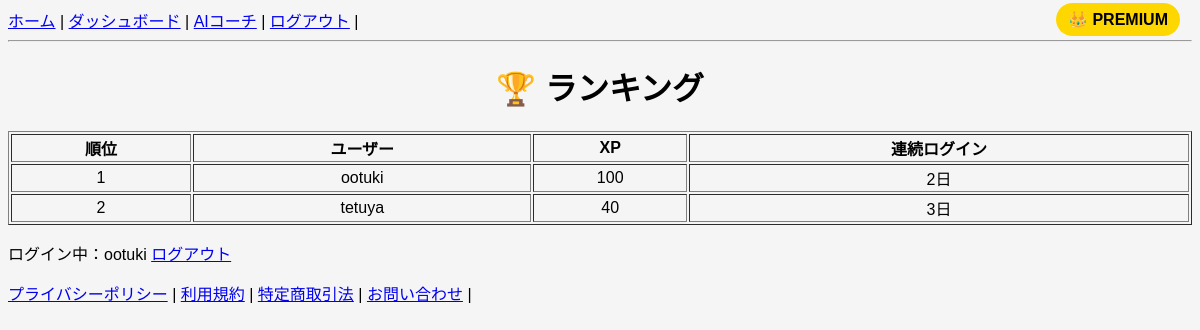
The app's page /ranking/ (signed in) with its own data.
### snippets/models.py (models this page shows, shortened)
class Profile(models.Model):
    user = models.OneToOneField(User, on_delete=models.CASCADE)
    is_premium = models.BooleanField(default=False)
    xp = models.IntegerField(default=0)
    level = models.IntegerField(default=1)
    streak = models.IntegerField(default=0)
    last_login_date = models.DateField(null=True, blank=True)
    streak_freeze = models.BooleanField(default=False)
    ai_count = models.IntegerField(default=0)

### snippets/views/ranking_views.py (the view)
# urls.py: path("ranking/", ranking, name="ranking"),
@login_required
def ranking(request):
    users = Profile.objects.all().order_by("-xp", "-is_premium")[:50]
    all_users = Profile.objects.all().order_by("-xp")
    rank = list(all_users).index(request.user.profile) + 1
    return render(request, "snippets/ranking.html", {
        "users": users
    })

### snippets/templates/snippets/ranking.html
{% extends "snippets/base.html" %}
{% block content %}
<h1>🏆 ランキング</h1>
<table border="1" style="width:100%;text-align:center;">
    <tr>
        <th>順位</th>
        <th>ユーザー</th>
        <th>XP</th>
        <th>連続ログイン</th>
    </tr>
    {% for user in users %}
    <tr>
        <td>{{ forloop.counter }}</td>
        <td>{{ user.user.username }}</td>
        <td>{{ user.xp }}</td>
        <td>{{ user.streak }}日</td>
    </tr>
    {% endfor %}
</table>
{% endblock %}

### snippets/templates/snippets/base.html (shortened to what this page needs)
<!DOCTYPE html>
<html>
<head>
</head>
<body>
<nav>
{% if user.is_authenticated %}
<a href="/">ホーム</a> |
<a href="/dashboard/">ダッシュボード</a> |
<a href="/ai-chat/">AIコーチ</a> |
<a href="/logout/">ログアウト</a> |
{% else %}
<a href="/">ホーム</a> |
<a href="/login/">ログイン</a> |
<a href="/signup/">新規登録</a> |
{% endif %}
</nav>
<hr>
{% block content %}
{% endblock %}
{% if user.is_authenticated %}
<p>
ログイン中：{{ user.username }}
<a href="/accounts/logout/">ログアウト</a>
</p>
{% endif %}
<div style="position:fixed;top:10px;right:20px;z-index:999;">
    {% if request.user.is_authenticated %}
        {% if request.user.profile.is_premium %}
            <span style="
                background:gold;
                color:black;
                padding:8px 12px;
                border-radius:20px;
                font-weight:bold;
            ">
                👑 PREMIUM
            </span>
        {% endif %}
    {% endif %}
</div>
<footer>
<a href="/privacy/">プライバシーポリシー</a> |
<a href="/terms/">利用規約</a> |
<a href="/legal/">特定商取引法</a> |
<a href="/contact/">お問い合わせ</a> |
</footer>
</body>
</html>

### snippets/templates/snippets/base.html (style rules this page uses)
body { font-family: Arial; background:#f5f5f5; }
h1 { text-align:center; }

### records on screen
Profile: user.username "ootuki", xp "100", streak "2"
Profile: user.username "tetuya", xp "40", streak "3"

### other values on screen
{{ user.username }} "ootuki"
